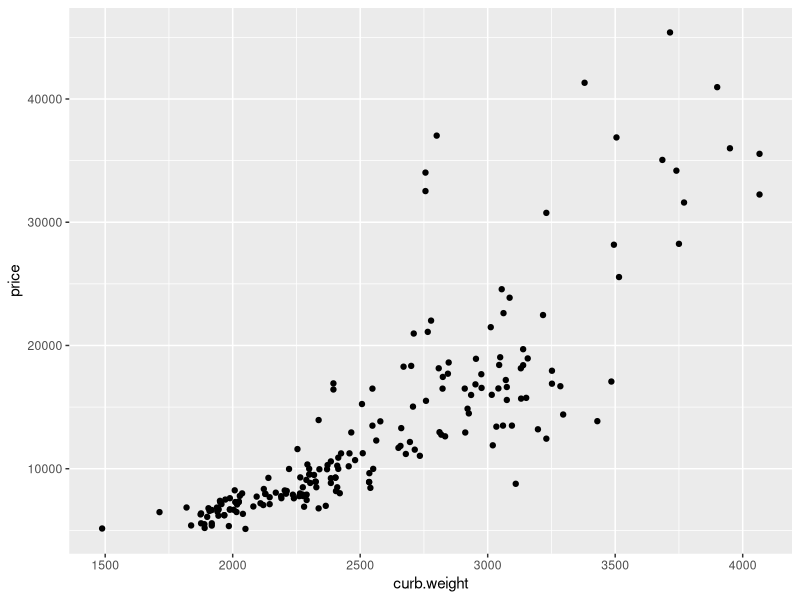
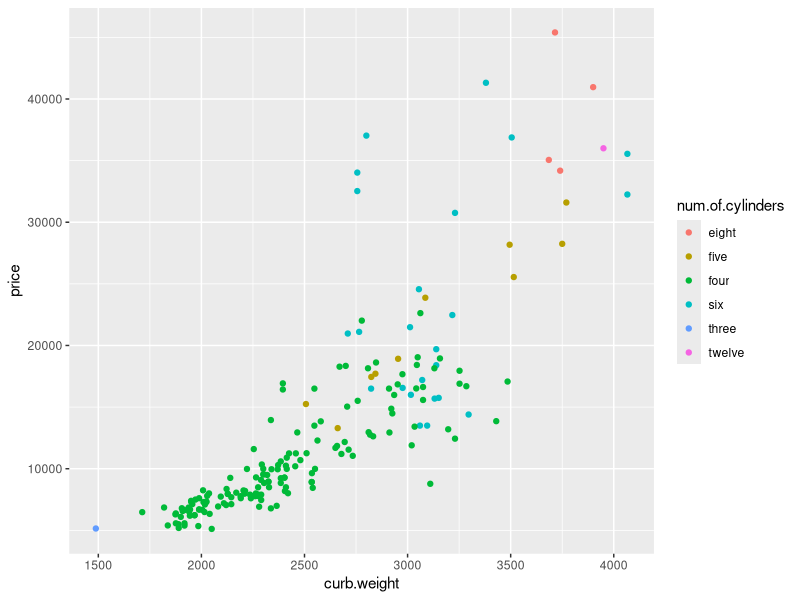
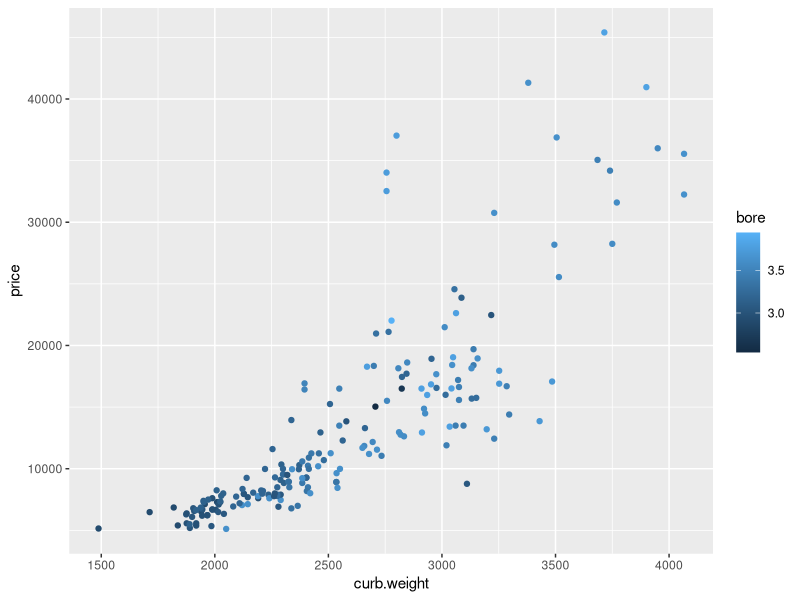
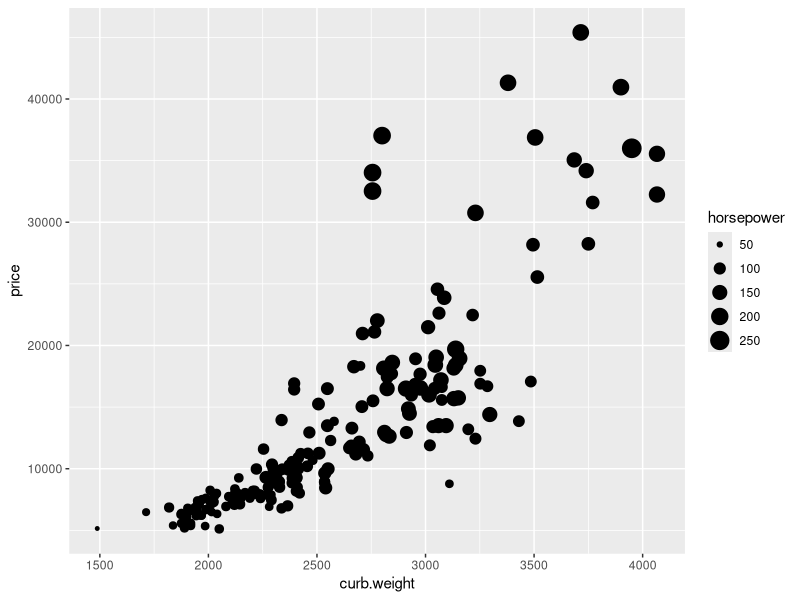
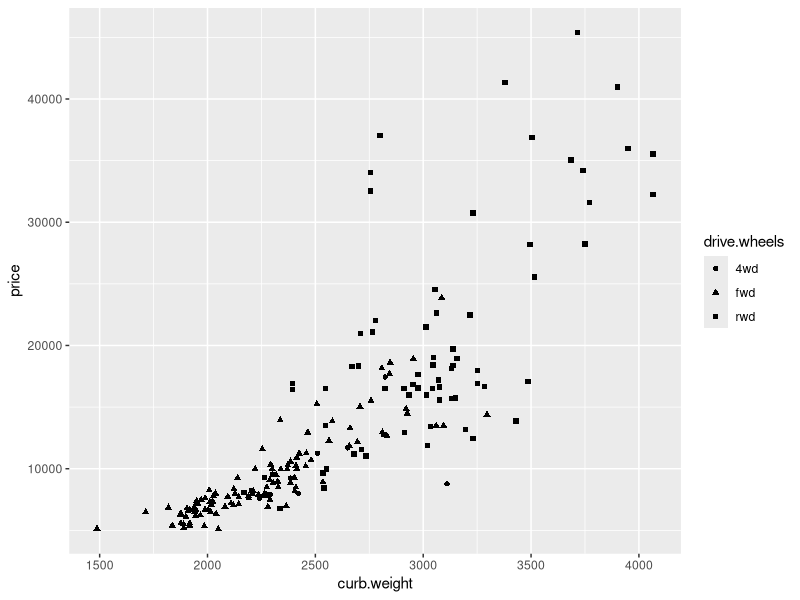
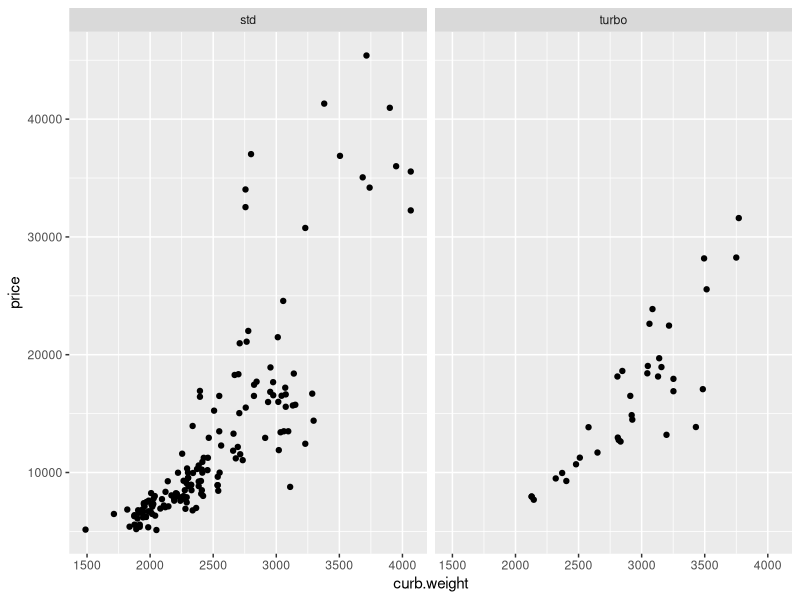
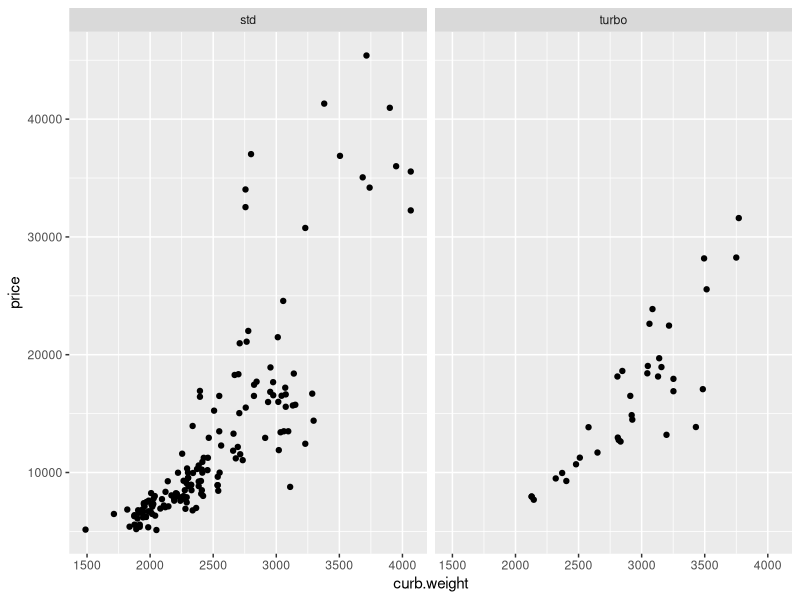
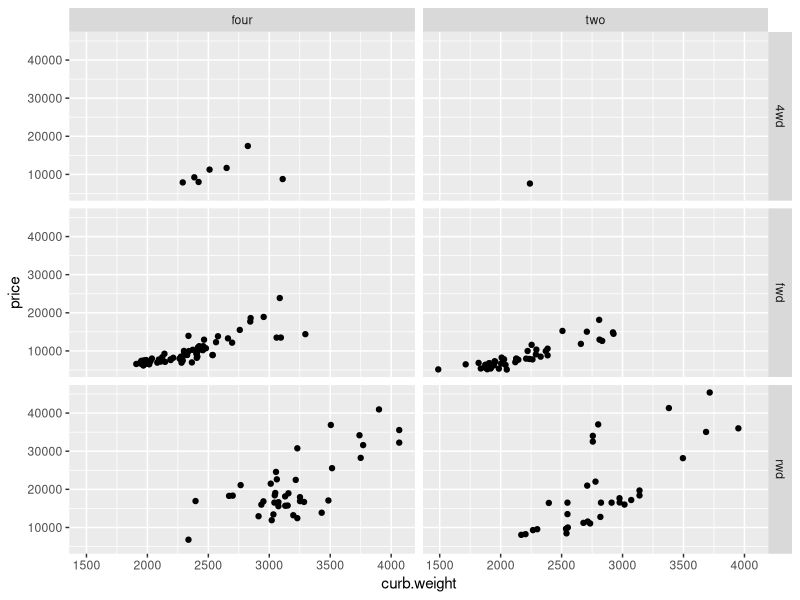

Write R code to recreate these figures, in order.
## ----intro_read,message=FALSE,warning=FALSE,results='hide',echo=FALSE----
### Install packages if you don't have them yet
### Typical install:
# install.packages('ggplot2',  dependencies = T)
# install.packages('dplyr', dependencies = T)

### Install personal copy (no admin rights)
# install.packages('gpplot2',lib="/path/to/myfolder")
# install.packages('dplyr',lib="/path/to/myfolder")

### Load packages
# Load packages
library(ggplot2)

library(stats)
library(base)
library(dplyr)


# setwd("SET THE Working Director to THE PATH TO THIS DIRECTORY")



# Load personal copy
# library(ggplot2,lib.loc="/path/to/myfolder")
# library(dplyr,lib.loc="/path/to/myfolder")
# Read In data
auto.data <- read.csv("./Datasets/auto/AutoData.csv",
                      header = TRUE)
# tbl_df() isn't necessary here
# It helps to display the data more clearly
auto.data <- tbl_df(auto.data)


## ----intro_dataExamine,eval=FALSE----------------------------------------
# Find the dimensions
dim(auto.data)
# Look at the structure
str(auto.data)
# Examine the top
head(auto.data)
# Find out about a function
?str


## ----scatter_explot,echo=FALSE,out.width=".7\\linewidth"-----------------
qplot(curb.weight,price,data=auto.data)


## ----aes_ex1_plot,echo=FALSE,out.width=".45\\linewidth",fig.show='hold'----
# map color to factor/categorical variable
qplot(curb.weight,
      price,
      data=auto.data,
      color=num.of.cylinders)

# map color to continuous variable
qplot(curb.weight,
      price,
      data=auto.data,
      color=bore)

## ----aes_tryout,eval=FALSE-----------------------------------------------
qplot(curb.weight,
      price,
      data=auto.data,
      size=horsepower)

qplot(curb.weight,
      price,
      data=auto.data,
      shape=drive.wheels)

## ----facet_ex,eval=FALSE-------------------------------------------------
qplot(curb.weight,
      price,
      data=auto.data) + facet_wrap(~aspiration)

## ----facet_plot,echo=FALSE,out.width=".7\\linewidth"---------------------
qplot(curb.weight,
      price,
      data=auto.data) + facet_wrap(~aspiration)


## ----grid_plot,echo=FALSE,out.width=".7\\linewidth"----------------------
qplot(curb.weight,
      price,
      data=auto.data) +
  facet_grid(drive.wheels~num.of.doors)

## ----try_out_facets,eval=FALSE-------------------------------------------
qplot(curb.weight,
      price,
      data=auto.data) + facet_grid(.~drive.wheels)

qplot(curb.weight,
      price,
      data=auto.data) + facet_grid(drive.wheels~.)

qplot(curb.weight,
      price,
      data=auto.data,
      color=num.of.doors) + facet_grid(drive.wheels~.)

## ----scatter_geom_ex,eval=FALSE------------------------------------------
qplot(curb.weight,price,data=auto.data,geom='point')


## ----geom_hist_plot,out.width=".7\\linewidth",echo=FALSE,message=FALSE,warning=FALSE----
# geom_histogram operates with a single continuous variable.
# Let's look at price

# geom_histogram operates with a single continuous variable.
# Let's look at price
qplot(price,
      data=auto.data,
      geom='histogram')

# or via qplot's defaults
qplot(price,data=auto.data)



## ----echo=FALSE,out.width=".6\\linewidth",message=FALSE,warning=FALSE----
qplot(price,
      data=auto.data,
      geom='histogram',
      binwidth=20000)


## ----xlim_plot,echo=FALSE,out.width=".7\\linewidth",message=FALSE,warning=FALSE,warning=FALSE----

# Note our price distribution is a bit skewed 
# Perhaps we are not interested in higher priced (≥ 20, 000 say) cars 
# We can limit our plot cars with lower price by setting limits 

qplot(price,
      data=auto.data,
      geom='histogram',
      binwidth=450) +
  xlim(4000,20000)


## ----hist_aes_plot,echo=FALSE,out.width=".45\\linewidth",message=FALSE,warning=FALSE,fig.show='hold'----
qplot(price,
      data=auto.data,
      color=drive.wheels)

qplot(price,
      data=auto.data,
      fill=drive.wheels)


## ----hist_facet_plot,echo=FALSE,out.width=".7\\linewidth",message=FALSE,warning=FALSE----
qplot(price,
      data=auto.data) +
  facet_wrap(~drive.wheels)


## ----hist_facet_scale_plot,echo=FALSE,out.width=".7\\linewidth",message=FALSE,warning=FALSE----

# This helps us separate out the categorical variables much easier.
# Note the counts vary quite a bit among the different classes, but yet the
# count axis is the same for all. We can change this by modifying the
# facet_wrap call:

qplot(price,
      data=auto.data) +
  facet_wrap(~drive.wheels,
             scales = 'free_y')

## ----hist_facet_scale_plot3,echo=FALSE,out.width=".6\\linewidth",message=FALSE,warning=FALSE----
qplot(price,
      data=auto.data) +
  facet_wrap(~drive.wheels,
             scales = 'free_y',
             nrow=3)

## ----hist_density,eval=FALSE---------------------------------------------
qplot(price,data=auto.data,
      geom='density')
qplot(price,
      ..density.., # don't use counts
      data=auto.data,
      geom='histogram') +
  geom_density()
qplot(height,price,
      data=auto.data,
      geom='density2d')
qplot(height,price,
      data=auto.data)+
  geom_density2d()

## ----boxplot,eval=FALSE--------------------------------------------------
qplot(drive.wheels,
      price,
      data=auto.data,
      geom='boxplot')
